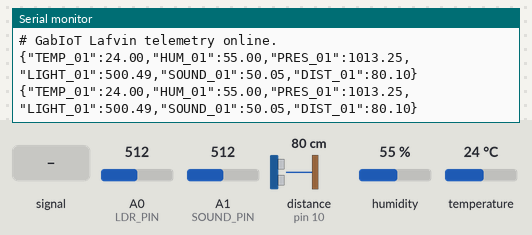
Bench run of a sketch on a simulated Arduino Uno, built with avr-gcc and run on an emulated ATmega328P. On the bench: the last lines printed to the serial monitor. Wiring (inferred from the names in the program): ultrasonic range finder: trigger pin 9; echo pin 10. Inputs (shaded band) come from the test bench; at power-on: distance to the obstacle (sensor on pin 10) 80 cm, humidity 55 %, A0 (LDR_PIN) = 512, A1 (SOUND_PIN) = 512, temperature 24 °C. The echo pulse lasts 58.3 µs per cm.

Above: at 3.2 s.
3.3 s: A1 (SOUND_PIN) fed a 200 Hz sine of ±81 counts around its level
At 4.6 s:
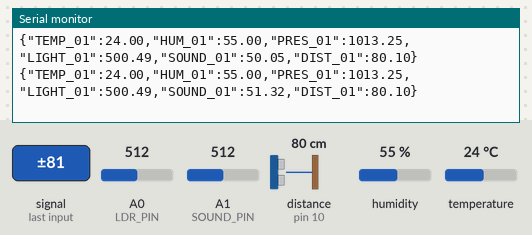
4.8 s: distance to the obstacle (sensor on pin 10) set to 2 cm
At 5.5 s:
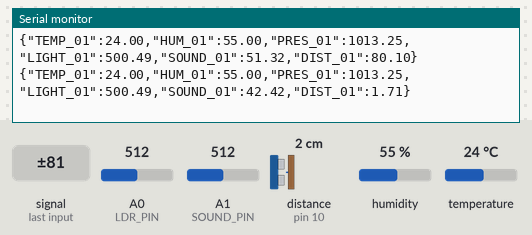
6.3 s: humidity set to 22 %
At 7.6 s:
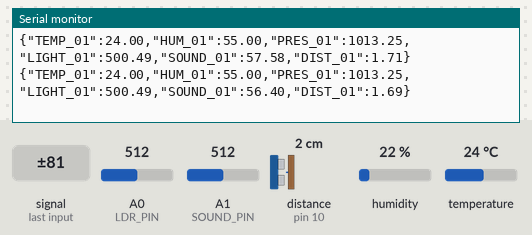
7.8 s: A0 (LDR_PIN) set to 716
At 9.2 s:
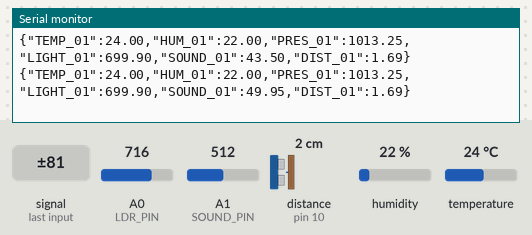
9.3 s: distance to the obstacle (sensor on pin 10) set to 299 cm
At 10.9 s:
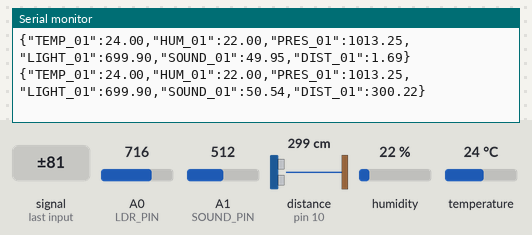
15.3 s: A1 (SOUND_PIN) set to 716
At 16.2 s:
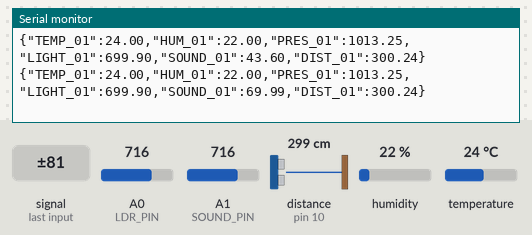

The sketch:

gabiot_lafvin_telemetry.ino
```cpp
// GabIoT Connect – Lafvin Arduino Uno Telemetry
// -------------------------------------------------
// Sends sensor readings as a single-line JSON object over Serial, e.g.:
// {"TEMP_01":23.4,"HUM_01":45.2,"PRES_01":1013.8,"LIGHT_01":512,"SOUND_01":34,"DIST_01":42}
//
// This is designed to work with the Node.js serial bridge in this repo.
// Adjust pin definitions to match your Lafvin kit wiring.

#define USE_DHT        1   // Set to 0 if you don't have / don't want to use a DHT sensor
#define USE_BMP280     0   // Set to 1 if you have a BMP280/BME280 + library installed

#if USE_DHT
  #include <DHT.h>
  #define DHTPIN   2          // Digital pin for DHT
  #define DHTTYPE  DHT11      // Change to DHT22 if needed
  DHT dht(DHTPIN, DHTTYPE);
#endif

#if USE_BMP280
  #include <Wire.h>
  #include <Adafruit_BMP280.h>
  Adafruit_BMP280 bmp;        // I2C interface
#endif

// Basic analog sensors from Lafvin kit (adjust as needed)
const int LDR_PIN   = A0;     // Photoresistor
const int SOUND_PIN = A1;     // Sound sensor (microphone module)

// HC-SR04 ultrasonic sensor for distance
const int TRIG_PIN  = 9;
const int ECHO_PIN  = 10;

// Helper: read distance from HC-SR04 (cm)
float readDistanceCm() {
  digitalWrite(TRIG_PIN, LOW);
  delayMicroseconds(2);
  digitalWrite(TRIG_PIN, HIGH);
  delayMicroseconds(10);
  digitalWrite(TRIG_PIN, LOW);

  long duration = pulseIn(ECHO_PIN, HIGH, 25000UL); // timeout ~25ms (~4m)
  if (duration == 0) {
    return -1.0; // timeout / invalid
  }

  // Speed of sound ~343 m/s => 29.1 µs/cm for round trip -> divide by 58 for cm
  float distance = duration / 58.0;
  return distance;
}

void setup() {
  Serial.begin(115200);
  delay(2000); // Give host time to open the port

#if USE_DHT
  dht.begin();
#endif

#if USE_BMP280
  if (!bmp.begin(0x76) && !bmp.begin(0x77)) {
    Serial.println(F("# BMP280 not found – PRES_01 will use a fallback value."));
  }
#endif

  pinMode(TRIG_PIN, OUTPUT);
  pinMode(ECHO_PIN, INPUT);

  Serial.println(F("# GabIoT Lafvin telemetry online."));
}

void loop() {
  // --- Temperature & Humidity (DHT) ---
  float temperature = NAN;
  float humidity    = NAN;

#if USE_DHT
  temperature = dht.readTemperature(); // Celsius
  humidity    = dht.readHumidity();
  if (isnan(temperature) || isnan(humidity)) {
    Serial.println(F("# DHT read failed – check wiring or sensor."));
  }
#endif

  // --- Pressure (BMP280 or fallback) ---
  float pressure_hPa = 1013.25; // default approximate sea-level pressure

#if USE_BMP280
  if (bmp.begin(0x76) || bmp.begin(0x77)) {
    pressure_hPa = bmp.readPressure() / 100.0F; // Pa to hPa
  }
#endif

  // --- Light (LDR) ---
  int ldrRaw = analogRead(LDR_PIN);       // 0–1023
  float lightLuxApprox = (ldrRaw / 1023.0) * 1000.0; // simple scaling to ~0–1000 "lux"

  // --- Sound (microphone module) ---
  int soundRaw = analogRead(SOUND_PIN);   // 0–1023
  float soundDbApprox = (soundRaw / 1023.0) * 100.0; // rough 0–100 "dB" style scale

  // --- Distance (HC-SR04) ---
  float distanceCm = readDistanceCm();
  if (distanceCm < 0) {
    // If invalid, use a large value so the dashboard treats it as "no obstacle"
    distanceCm = 400.0;
    Serial.println(F("# Ultrasonic timeout – DIST_01 set to 400cm."));
  }

  // --- Emit JSON payload on a single line ---
  // Keys are aligned with the dashboard's SENSORS definition:
  // TEMP_01, HUM_01, PRES_01, LIGHT_01, SOUND_01, DIST_01
  Serial.print("{");

  // Temperature (TEMP_01)
  Serial.print("\"TEMP_01\":");
  if (isnan(temperature)) {
    Serial.print("null");
  } else {
    Serial.print(temperature, 2);
  }

  // Humidity (HUM_01)
  Serial.print(",\"HUM_01\":");
  if (isnan(humidity)) {
    Serial.print("null");
  } else {
    Serial.print(humidity, 2);
  }

  // Pressure (PRES_01)
  Serial.print(",\"PRES_01\":");
  Serial.print(pressure_hPa, 2);

  // Light (LIGHT_01)
  Serial.print(",\"LIGHT_01\":");
  Serial.print(lightLuxApprox, 2);

  // Sound (SOUND_01)
  Serial.print(",\"SOUND_01\":");
  Serial.print(soundDbApprox, 2);

  // Distance (DIST_01)
  Serial.print(",\"DIST_01\":");
  Serial.print(distanceCm, 2);

  Serial.println("}");

  // Adjust the interval as needed; 1000 ms = 1 Hz
  delay(1000);
}
```

Measured:
- after the input at 3.3 s, the serial monitor: prints a new line after 0.77 s (image 1)
- after the input at 4.8 s, the serial monitor: prints a new line after 0.27 s (image 2)
- after the input at 7.8 s, the serial monitor: prints a new line after 0.33 s (image 4)
- after the input at 9.3 s, the serial monitor: prints a new line after 0.88 s (image 5)
- after the input at 15.3 s, the serial monitor: prints a new line at once (image 6)
